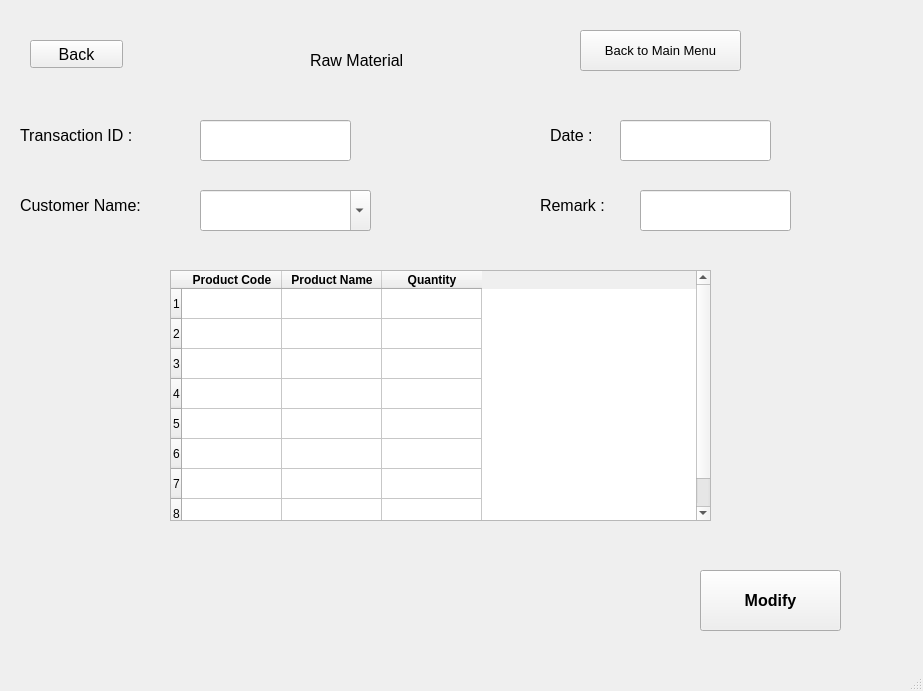
<?xml version="1.0" encoding="UTF-8"?>
<ui version="4.0">
 <class>MainWindow</class>
 <widget class="QMainWindow" name="MainWindow">
  <property name="geometry">
   <rect>
    <x>0</x>
    <y>0</y>
    <width>923</width>
    <height>691</height>
   </rect>
  </property>
  <property name="windowTitle">
   <string>MainWindow</string>
  </property>
  <widget class="QWidget" name="centralwidget">
   <widget class="QLineEdit" name="rm_modify_remark">
    <property name="geometry">
     <rect>
      <x>640</x>
      <y>190</y>
      <width>151</width>
      <height>41</height>
     </rect>
    </property>
    <property name="font">
     <font>
      <pointsize>12</pointsize>
     </font>
    </property>
   </widget>
   <widget class="QLabel" name="label_5">
    <property name="geometry">
     <rect>
      <x>20</x>
      <y>110</y>
      <width>161</width>
      <height>51</height>
     </rect>
    </property>
    <property name="font">
     <font>
      <pointsize>12</pointsize>
     </font>
    </property>
    <property name="text">
     <string>Transaction ID : </string>
    </property>
   </widget>
   <widget class="QTableWidget" name="rm_view_table">
    <property name="geometry">
     <rect>
      <x>170</x>
      <y>270</y>
      <width>541</width>
      <height>251</height>
     </rect>
    </property>
    <property name="rowCount">
     <number>8</number>
    </property>
    <property name="columnCount">
     <number>3</number>
    </property>
    <row/>
    <row/>
    <row/>
    <row/>
    <row/>
    <row/>
    <row/>
    <row/>
    <column>
     <property name="text">
      <string>Product Code</string>
     </property>
     <property name="font">
      <font>
       <weight>75</weight>
       <bold>true</bold>
      </font>
     </property>
    </column>
    <column>
     <property name="text">
      <string>Product Name</string>
     </property>
     <property name="font">
      <font>
       <weight>75</weight>
       <bold>true</bold>
      </font>
     </property>
    </column>
    <column>
     <property name="text">
      <string>Quantity</string>
     </property>
     <property name="font">
      <font>
       <weight>75</weight>
       <bold>true</bold>
      </font>
     </property>
    </column>
    <item row="0" column="1">
     <property name="text">
      <string/>
     </property>
     <property name="flags">
      <set>ItemIsSelectable|ItemIsDragEnabled|ItemIsEnabled</set>
     </property>
    </item>
    <item row="1" column="1">
     <property name="text">
      <string/>
     </property>
     <property name="flags">
      <set>ItemIsSelectable|ItemIsDragEnabled|ItemIsEnabled</set>
     </property>
    </item>
    <item row="2" column="1">
     <property name="text">
      <string/>
     </property>
     <property name="flags">
      <set>ItemIsSelectable|ItemIsDragEnabled|ItemIsEnabled</set>
     </property>
    </item>
    <item row="3" column="1">
     <property name="text">
      <string/>
     </property>
     <property name="flags">
      <set>ItemIsSelectable|ItemIsDragEnabled|ItemIsEnabled</set>
     </property>
    </item>
    <item row="4" column="1">
     <property name="text">
      <string/>
     </property>
     <property name="flags">
      <set>ItemIsSelectable|ItemIsDragEnabled|ItemIsEnabled</set>
     </property>
    </item>
    <item row="5" column="1">
     <property name="text">
      <string/>
     </property>
     <property name="flags">
      <set>ItemIsSelectable|ItemIsDragEnabled|ItemIsEnabled</set>
     </property>
    </item>
    <item row="6" column="1">
     <property name="text">
      <string/>
     </property>
     <property name="flags">
      <set>ItemIsSelectable|ItemIsDragEnabled|ItemIsEnabled</set>
     </property>
    </item>
    <item row="7" column="1">
     <property name="text">
      <string/>
     </property>
     <property name="flags">
      <set>ItemIsSelectable|ItemIsDragEnabled|ItemIsEnabled</set>
     </property>
    </item>
   </widget>
   <widget class="QLineEdit" name="rm_modify_date">
    <property name="geometry">
     <rect>
      <x>620</x>
      <y>120</y>
      <width>151</width>
      <height>41</height>
     </rect>
    </property>
    <property name="font">
     <font>
      <pointsize>12</pointsize>
     </font>
    </property>
   </widget>
   <widget class="QLabel" name="label_6">
    <property name="geometry">
     <rect>
      <x>20</x>
      <y>180</y>
      <width>161</width>
      <height>51</height>
     </rect>
    </property>
    <property name="font">
     <font>
      <pointsize>12</pointsize>
     </font>
    </property>
    <property name="text">
     <string>Customer Name:</string>
    </property>
   </widget>
   <widget class="QLabel" name="label_4">
    <property name="geometry">
     <rect>
      <x>550</x>
      <y>110</y>
      <width>71</width>
      <height>51</height>
     </rect>
    </property>
    <property name="font">
     <font>
      <pointsize>12</pointsize>
     </font>
    </property>
    <property name="text">
     <string>Date :</string>
    </property>
   </widget>
   <widget class="QComboBox" name="rm_modify_customer">
    <property name="geometry">
     <rect>
      <x>200</x>
      <y>190</y>
      <width>171</width>
      <height>41</height>
     </rect>
    </property>
    <property name="font">
     <font>
      <pointsize>12</pointsize>
     </font>
    </property>
    <property name="editable">
     <bool>true</bool>
    </property>
    <item>
     <property name="text">
      <string/>
     </property>
    </item>
    <item>
     <property name="text">
      <string>Rajesh</string>
     </property>
    </item>
    <item>
     <property name="text">
      <string>Nishit</string>
     </property>
    </item>
    <item>
     <property name="text">
      <string>Nilay</string>
     </property>
    </item>
    <item>
     <property name="text">
      <string>Parth</string>
     </property>
    </item>
   </widget>
   <widget class="QLineEdit" name="rw_modify_transaction_id">
    <property name="geometry">
     <rect>
      <x>200</x>
      <y>120</y>
      <width>151</width>
      <height>41</height>
     </rect>
    </property>
    <property name="font">
     <font>
      <pointsize>12</pointsize>
     </font>
    </property>
   </widget>
   <widget class="QPushButton" name="back_view_rm">
    <property name="geometry">
     <rect>
      <x>30</x>
      <y>40</y>
      <width>93</width>
      <height>28</height>
     </rect>
    </property>
    <property name="font">
     <font>
      <pointsize>12</pointsize>
     </font>
    </property>
    <property name="text">
     <string>Back</string>
    </property>
   </widget>
   <widget class="QLabel" name="label_3">
    <property name="geometry">
     <rect>
      <x>310</x>
      <y>40</y>
      <width>151</width>
      <height>41</height>
     </rect>
    </property>
    <property name="font">
     <font>
      <pointsize>12</pointsize>
     </font>
    </property>
    <property name="text">
     <string>Raw Material</string>
    </property>
   </widget>
   <widget class="QPushButton" name="pushButton">
    <property name="geometry">
     <rect>
      <x>580</x>
      <y>30</y>
      <width>161</width>
      <height>41</height>
     </rect>
    </property>
    <property name="font">
     <font>
      <pointsize>10</pointsize>
     </font>
    </property>
    <property name="text">
     <string>Back to Main Menu</string>
    </property>
   </widget>
   <widget class="QLabel" name="label_7">
    <property name="geometry">
     <rect>
      <x>540</x>
      <y>180</y>
      <width>101</width>
      <height>51</height>
     </rect>
    </property>
    <property name="font">
     <font>
      <pointsize>12</pointsize>
     </font>
    </property>
    <property name="text">
     <string>Remark :</string>
    </property>
   </widget>
   <widget class="QPushButton" name="rm_modify_confirm">
    <property name="geometry">
     <rect>
      <x>700</x>
      <y>570</y>
      <width>141</width>
      <height>61</height>
     </rect>
    </property>
    <property name="font">
     <font>
      <pointsize>12</pointsize>
      <weight>75</weight>
      <bold>true</bold>
     </font>
    </property>
    <property name="text">
     <string>Modify</string>
    </property>
   </widget>
  </widget>
  <widget class="QStatusBar" name="statusbar"/>
 </widget>
 <resources/>
 <connections/>
</ui>
